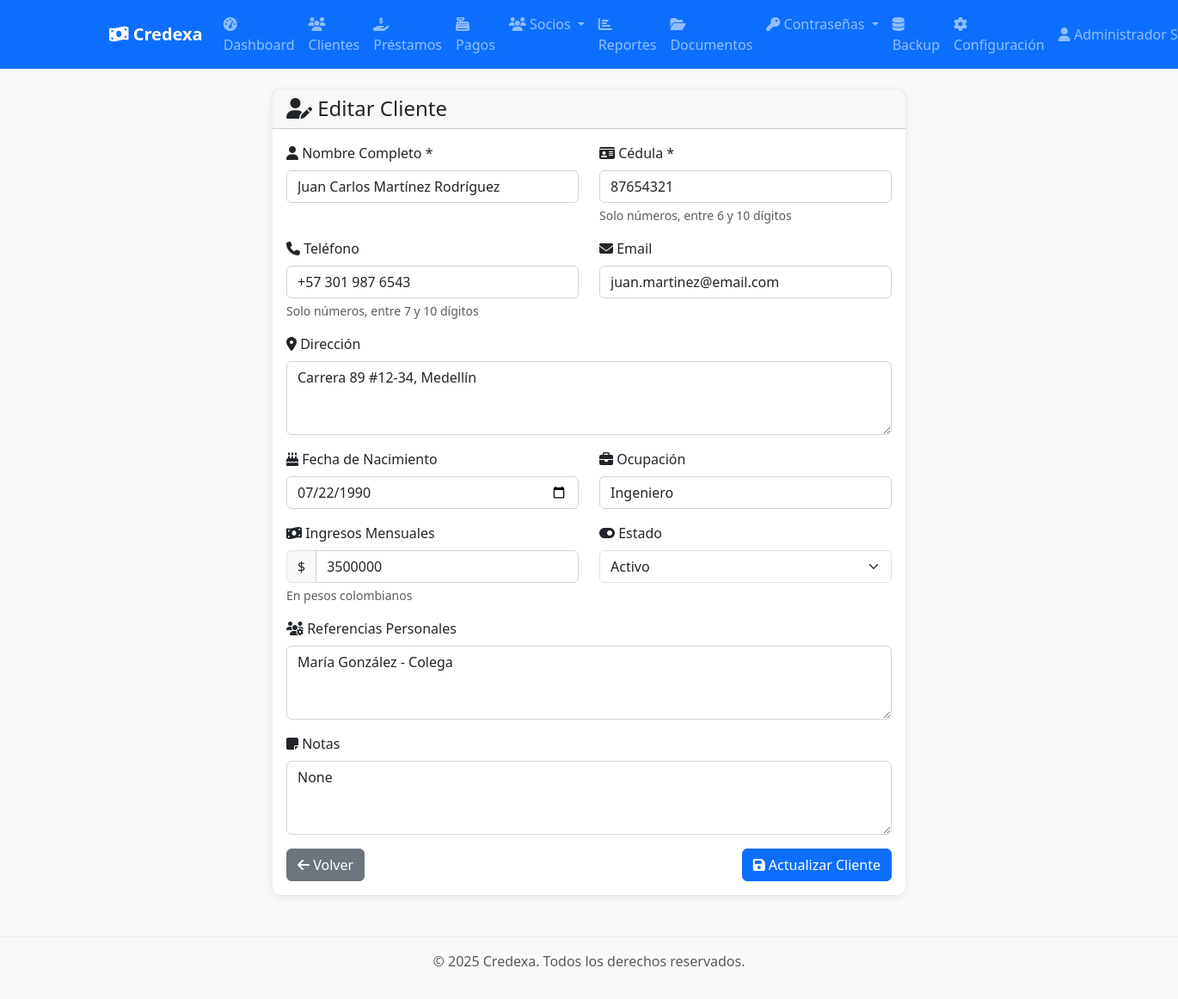
Screenshot of /clientes/2/editar (signed in) with the database file from the repository.
### app/models/user.py (models this page shows, shortened)
class Usuario(Base):
    __tablename__ = "usuarios"
    id = Column(Integer, primary_key=True, index=True)
    nombre_completo = Column(String, nullable=False)
    username = Column(String, unique=True, index=True, nullable=False)
    email = Column(String, unique=True, index=True, nullable=False)
    hashed_password = Column(String, nullable=False)
    rol_id = Column(Integer, ForeignKey("roles.id"), nullable=False)
    activo = Column(Boolean, default=True, nullable=False)
    ultimo_login = Column(DateTime(timezone=True), nullable=True)
    creado_en = Column(DateTime(timezone=True), server_default=func.now())
    actualizado_en = Column(DateTime(timezone=True), onupdate=func.now())
    rol = relationship("Rol", back_populates="usuarios")
    pagos_socio = relationship("PagoSocio", back_populates="usuario", cascade="all, delete-orphan")
    documentos_subidos = relationship("Documento", back_populates="usuario_subio")
    carpetas_creadas = relationship("Carpeta", back_populates="usuario_creador")
    solicitudes_password = relationship("SolicitudPassword", back_populates="usuario", cascade="all, delete-orphan", foreign_keys="SolicitudPassword.usuario_id")
    solicitudes_respondidas = relationship("SolicitudPassword", back_populates="administrador", foreign_keys="SolicitudPassword.respondido_por")

### app/models/cliente.py (models this page shows, shortened)
class Cliente(Base):
    __tablename__ = "clientes"
    id = Column(Integer, primary_key=True, index=True)
    nombre_completo = Column(String, nullable=False, index=True)
    cedula = Column(String, unique=True, nullable=False, index=True)
    telefono = Column(String, nullable=True)
    email = Column(String, nullable=True)
    direccion = Column(Text, nullable=True)
    fecha_nacimiento = Column(DateTime, nullable=True)
    ocupacion = Column(String, nullable=True)
    ingresos_mensuales = Column(Integer, nullable=True)  # En pesos colombianos
    referencias_personales = Column(Text, nullable=True)  # JSON o texto con referencias
    activo = Column(Integer, default=1, nullable=False)  # 1=activo, 0=inactivo
    notas = Column(Text, nullable=True)
    creado_en = Column(DateTime(timezone=True), server_default=func.now())
    actualizado_en = Column(DateTime(timezone=True), onupdate=func.now())
    prestamos = relationship("Prestamo", back_populates="cliente", cascade="all, delete-orphan")

### main.py (the view)
@app.get("/clientes/{cliente_id}/editar", response_class=HTMLResponse)
async def clientes_editar(
    cliente_id: int,
    request: Request,
    db: Session = Depends(get_db),
    current_user: Usuario = Depends(get_current_user)
):
    from app.models.cliente import Cliente
    cliente = db.query(Cliente).filter(Cliente.id == cliente_id).first()
    if not cliente:
        raise HTTPException(
            status_code=status.HTTP_404_NOT_FOUND,
            detail="Cliente no encontrado",
        )
    return templates.TemplateResponse("clientes/formulario.html", {
        "request": request,
        "title": f"Editar Cliente: {cliente.nombre_completo}",
        "user": current_user,
        "modo": "editar",
        "cliente": cliente
    })

### app/templates/clientes/formulario.html (shortened to what this page needs)
{% extends "base.html" %}
{% block content %}
<div class="row justify-content-center">
    <div class="col-lg-8">
        <div class="card">
            <div class="card-header">
                <h4 class="mb-0">
                    {% if modo == "crear" %}
                        <i class="fas fa-user-plus"></i> Nuevo Cliente
                    {% else %}
                        <i class="fas fa-user-edit"></i> Editar Cliente
                    {% endif %}
                </h4>
            </div>
            <div class="card-body">
                <form id="cliente-form">
                    <div class="row">
                        <div class="col-md-6 mb-3">
                            <label for="nombre_completo" class="form-label">
                                <i class="fas fa-user"></i> Nombre Completo *
                            </label>
                            <input
                                type="text"
                                class="form-control"
                                id="nombre_completo"
                                name="nombre_completo"
                                required
                                maxlength="100"
                                value="{{ cliente.nombre_completo if cliente else '' }}"
                            >
                        </div>
                        <div class="col-md-6 mb-3">
                            <label for="cedula" class="form-label">
                                <i class="fas fa-id-card"></i> Cédula *
                            </label>
                            <input
                                type="text"
                                class="form-control"
                                id="cedula"
                                name="cedula"
                                required
                                pattern="[0-9]{6,10}"
                                title="La cédula debe tener entre 6 y 10 dígitos"
                                value="{{ cliente.cedula if cliente else '' }}"
                            >
                            <div class="form-text">Solo números, entre 6 y 10 dígitos</div>
                        </div>
                    </div>
                    <div class="row">
                        <div class="col-md-6 mb-3">
                            <label for="telefono" class="form-label">
                                <i class="fas fa-phone"></i> Teléfono
                            </label>
                            <input
                                type="tel"
                                class="form-control"
                                id="telefono"
                                name="telefono"
                                pattern="[0-9]{7,10}"
                                title="El teléfono debe tener entre 7 y 10 dígitos"
                                value="{{ cliente.telefono if cliente else '' }}"
                            >
                            <div class="form-text">Solo números, entre 7 y 10 dígitos</div>
                        </div>
                        <div class="col-md-6 mb-3">
                            <label for="email" class="form-label">
                                <i class="fas fa-envelope"></i> Email
                            </label>
                            <input
                                type="email"
                                class="form-control"
                                id="email"
                                name="email"
                                value="{{ cliente.email if cliente else '' }}"
                            >
                        </div>
                    </div>
                    <div class="mb-3">
                        <label for="direccion" class="form-label">
                            <i class="fas fa-map-marker-alt"></i> Dirección
                        </label>
                        <textarea
                            class="form-control"
                            id="direccion"
                            name="direccion"
                            rows="3"
                            maxlength="255"
                        >{{ cliente.direccion if cliente else '' }}</textarea>
                    </div>
                    <div class="row">
                        <div class="col-md-6 mb-3">
                            <label for="fecha_nacimiento" class="form-label">
                                <i class="fas fa-birthday-cake"></i> Fecha de Nacimiento
                            </label>
                            <input
                                type="date"
                                class="form-control"
                                id="fecha_nacimiento"
                                name="fecha_nacimiento"
                                value="{{ cliente.fecha_nacimiento.strftime('%Y-%m-%d') if cliente and cliente.fecha_nacimiento else '' }}"
                            >
                        </div>
                        <div class="col-md-6 mb-3">
                            <label for="ocupacion" class="form-label">
                                <i class="fas fa-briefcase"></i> Ocupación
                            </label>
                            <input
                                type="text"
                                class="form-control"
                                id="ocupacion"
                                name="ocupacion"
                                maxlength="50"
                                value="{{ cliente.ocupacion if cliente else '' }}"
                            >
                        </div>
                    </div>
                    <div class="row">
                        <div class="col-md-6 mb-3">
                            <label for="ingresos_mensuales" class="form-label">
                                <i class="fas fa-money-bill-wave"></i> Ingresos Mensuales
                            </label>
                            <div class="input-group">
                                <span class="input-group-text">$</span>
                                <input
                                    type="number"
                                    class="form-control"
                                    id="ingresos_mensuales"
                                    name="ingresos_mensuales"
                                    min="0"
                                    step="1000"
                                    value="{{ cliente.ingresos_mensuales if cliente and cliente.ingresos_mensuales else '' }}"
                                >
                            </div>
                            <div class="form-text">En pesos colombianos</div>
                        </div>
                        {% if modo == "editar" %}
                        <div class="col-md-6 mb-3">
                            <label for="activo" class="form-label">
                                <i class="fas fa-toggle-on"></i> Estado
                            </label>
                            <select class="form-select" id="activo" name="activo">
                                <option value="1" {{ 'selected' if cliente and cliente.activo == 1 else '' }}>Activo</option>
                            </select>
                        </div>
                        {% endif %}
                    </div>
                    <div class="mb-3">
                        <label for="referencias_personales" class="form-label">
                            <i class="fas fa-users-cog"></i> Referencias Personales
                        </label>
                        <textarea
                            class="form-control"
                            id="referencias_personales"
                            name="referencias_personales"
                            rows="3"
                            maxlength="500"
                            placeholder="Nombres y teléfonos de referencias personales"
                        >{{ cliente.referencias_personales if cliente else '' }}</textarea>
                    </div>
                    <div class="mb-3">
                        <label for="notas" class="form-label">
                            <i class="fas fa-sticky-note"></i> Notas
                        </label>
                        <textarea
                            class="form-control"
                            id="notas"
                            name="notas"
                            rows="3"
                            maxlength="500"
                            placeholder="Notas adicionales sobre el cliente"
                        >{{ cliente.notas if cliente else '' }}</textarea>
                    </div>
                    <div class="d-flex justify-content-between">
                        <a href="/clientes" class="btn btn-secondary">
                            <i class="fas fa-arrow-left"></i>
                            Volver
                        </a>
                        <button type="submit" class="btn btn-primary" id="submit-btn">
                            {% if modo == "crear" %}
                                <i class="fas fa-save"></i> Crear Cliente
                            {% else %}
                                <i class="fas fa-save"></i> Actualizar Cliente
                            {% endif %}
                        </button>
                    </div>
                </form>
            </div>
        </div>
    </div>
</div>
{% endblock %}

### app/templates/base.html (shortened to what this page needs)
<!DOCTYPE html>
<html lang="es">
<head>
    <link href="https://cdn.jsdelivr.net/npm/bootstrap@5.3.0/dist/css/bootstrap.min.css" rel="stylesheet">
    <link rel="stylesheet" href="https://cdnjs.cloudflare.com/ajax/libs/font-awesome/6.4.0/css/all.min.css">
    <link href="/static/css/style.css" rel="stylesheet">
</head>
<body>
    <nav class="navbar navbar-expand-lg navbar-dark bg-primary">
        <div class="container">
            <a class="navbar-brand" href="/">
                <i class="fas fa-money-bill-wave"></i>
                Credexa
            </a>
            {% if user %}
            <div class="collapse navbar-collapse" id="navbarNav">
                <ul class="navbar-nav me-auto">
                    <li class="nav-item">
                        <a class="nav-link" href="/dashboard">
                            <i class="fas fa-tachometer-alt"></i> Dashboard
                        </a>
                    </li>
                    <li class="nav-item">
                        <a class="nav-link" href="/clientes">
                            <i class="fas fa-users"></i> Clientes
                        </a>
                    </li>
                    <li class="nav-item">
                        <a class="nav-link" href="/prestamos">
                            <i class="fas fa-hand-holding-usd"></i> Préstamos
                        </a>
                    </li>
                    <li class="nav-item">
                        <a class="nav-link" href="/pagos">
                            <i class="fas fa-cash-register"></i> Pagos
                        </a>
                    </li>
                    <li class="nav-item dropdown">
                        <a class="nav-link dropdown-toggle" href="#" id="sociosDropdown" role="button" data-bs-toggle="dropdown">
                            <i class="fas fa-users"></i> Socios
                        </a>
                    </li>
                    <li class="nav-item">
                        <a class="nav-link" href="/reportes">
                            <i class="fas fa-chart-bar"></i> Reportes
                        </a>
                    </li>
                    <li class="nav-item">
                        <a class="nav-link" href="/documentos">
                            <i class="fas fa-folder-open"></i> Documentos
                        </a>
                    </li>
                    <li class="nav-item dropdown">
                        <a class="nav-link dropdown-toggle" href="#" id="passwordDropdown" role="button" data-bs-toggle="dropdown">
                            <i class="fas fa-key"></i> Contraseñas
                        </a>
                    </li>
                    {% if user.is_admin %}
                    <li class="nav-item">
                        <a class="nav-link" href="/backup">
                            <i class="fas fa-database"></i> Backup
                        </a>
                    </li>
                    <li class="nav-item">
                        <a class="nav-link" href="/configuracion">
                            <i class="fas fa-cog"></i> Configuración
                        </a>
                    </li>
                    {% endif %}
                </ul>
                <ul class="navbar-nav">
                    <li class="nav-item dropdown">
                        <a class="nav-link dropdown-toggle" href="#" id="userDropdown" role="button" data-bs-toggle="dropdown">
                            <i class="fas fa-user"></i> {{ user.nombre_completo }}
                        </a>
                    </li>
                </ul>
            </div>
            {% endif %}
        </div>
    </nav>
    <main class="{% block main_class %}container mt-4{% endblock %}">
        {% block content %}{% endblock %}
    </main>
    <footer class="bg-light text-center text-muted py-3 mt-5">
        <div class="container">
            <p>&copy; 2025 Credexa. Todos los derechos reservados.</p>
        </div>
    </footer>
</body>
</html>

### rows the page displays
Usuario: nombre_completo "Administrador…"
Cliente: nombre_completo "Juan Carlos Martínez Rodríguez", cedula "87654321", telefono "+57 301 987 6543", email "juan.martinez@email.com", direccion "Carrera 89 #12-34, Medellín", fecha_nacimiento "07/22/1990", ocupacion "Ingeniero", ingresos_mensuales "3500000", referencias_personales "María González - Colega", notas "None"
